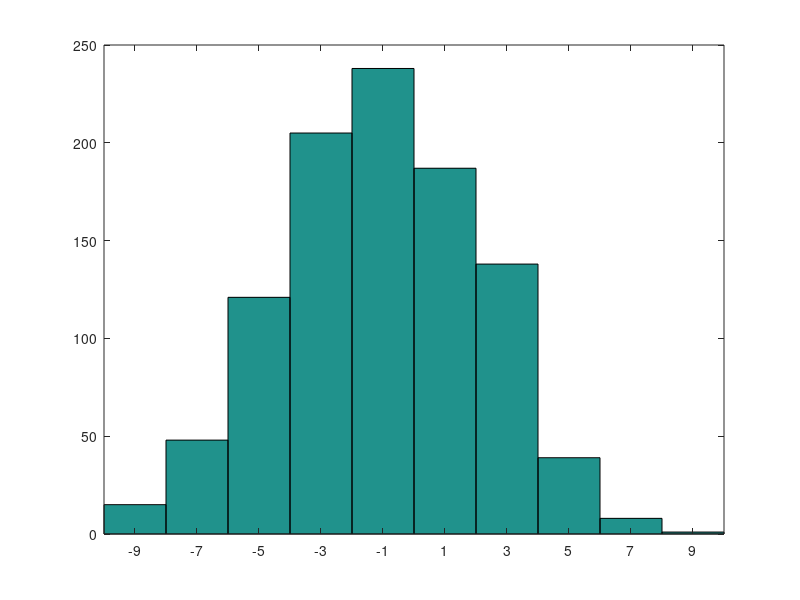

Source code (MATLAB):

% Course Project
% Introduction to Probability and Random Variables (Spring 2020)
% Syed Fazl ur Rehman - sr02910
% Instructor - Dr. Musabbir Abdul Majeed


%% Task 1

record = zeros(1,1000);
n = 10;     %number of steps
dis = 0;
sum = 0;
position = 0;
avg = 0;    % Expectation
for j=1:1000     % number of Simulations
    position=0;
for i=1:n    % i is the number of steps from 1 to n
  R = rand;
  if R <= 0.5   % Probability of going back (P)
    position = position -1;
  elseif R > 0.5    % Probability of going forward(1-P)
     position = position +1;
  end
end
record(j)=position;
sum = sum + position;
end
hist(record)
avg = sum/1000;
position;



%% Task 2


x1 = 0;
x2 = 4;
count=0;
while (x1~=x2)% for i = 0:2000 %%  %
    p1 = randi([1 10],1,1);    
    p2 = randi([1 10],1,1);     
    if(p1>5)
        x1=x1+1;
    else
        x1=x1-1;
    end
    if(p2>6)
        x2=x2+1;
    else
        x2=x2-1;
    end
    count=count+1;

end
x1  % Meeting point
x2

%% Task 3

r=100;      % Radius
stepSize = 0;
angle = 0;
x = 0;
y = 0;
xpos = 0;   %initial x position
ypos = 0;   %initial y position
count = 0;
for i = 1:1000 % simulation variable
    
    p1 = randi([1 3],1,1);
    p2 = randi([1 4],1,1);
    if (p1 == 1)
        stepSize = 0;
    elseif (p1 == 2)
        stepSize = 0.5;
    elseif (p1 == 3)
        stepSize = 1;
    end
        if (p2 == 1)
        angle = 0;      % Right
    elseif (p2 == 2)
        angle = pi/2;   % Up
    elseif (p2 == 3)
        angle = pi;     % Left
    elseif (p2 == 3)
        angle = 3*pi/2; % Down
    end
    x = stepSize* cos(angle);   %cartesian to polar
    y = stepSize* sin(angle);   %cartesian to polar
 
    xpos = xpos + x;
    ypos = ypos + y;
    d=sqrt(xpos^2 + ypos^2);
    if d>r
        xpos = xpos - 2*x;
        ypos = ypos - 2*y;
    end
    
end    
    
%% Task 4

n = 10;
position = 0;
dis = 0;
sum = 0;
avg = 0;
for j=0:1000    % number of Simulations
    position=0;
for i=0:n    % i is the number of steps from 1 to n
  R = rand;
  if R <= 0.5   % p
    position = - unifrnd(0,1); % uniform continuous RV
  elseif R > 0.5    % 1-p
     position = unifrnd(0,1);  % uniform continuous RV
  end
sum = sum + position;
end
dis = dis + sum;
end
avg = dis/1000


 %% Task 5

 
r=100;  %Radius
stepSize = 0;
angle = 0;
x = 0;
y = 0;
xpos = 0;
ypos = 0;
count = 0;
for i = 1:1000
    
    stepSize = unifrnd(0,1);    % uniform continuous RV
    angle = unifrnd(0,2*pi);    % uniform continuous RV
    x = stepSize* cos(angle);   %cartesian to polar
    y = stepSize* sin(angle);   %cartesian to polar
 
    xpos = xpos + x;
    ypos = ypos + y;
    d=sqrt(xpos^2 + ypos^2);
    if d>r
        xpos = xpos - x^2;
        ypos = ypos - y^2;
    end
    
end
    
%% Task 7

r=100;
stepSize = 0;
angle = 0;
x = 0;
y = 0;
xpos = 0;
ypos = 0;
count = 0;
for i = 1:1000
    
    p1 = randi([1 3],1,1);
    
    if (p1 == 1)
        stepSize = 0;
    elseif (p1 == 2)
        stepSize = 0.5;
    elseif (p1 == 3)
        stepSize = 1;
    end
    angle = unifrnd(0,2*pi);    % uniform continuous RV
    x = stepSize* cos(angle);   %cartesian to polar
    y = stepSize* sin(angle);   %cartesian to polar
 
    xpos = xpos + x;
    ypos = ypos + y;
    d=sqrt(xpos^2 + ypos^2);
    if d>r
        xpos = xpos - x;
        ypos = ypos - y;
    end
    
end


